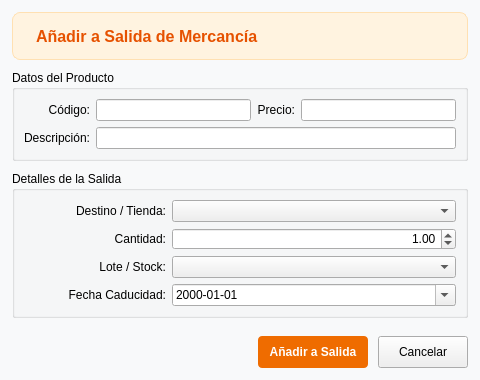
<?xml version="1.0" encoding="UTF-8"?>
<ui version="4.0">
 <class>DialogAnadirASalidas</class>
 <widget class="QDialog" name="DialogAnadirASalidas">
  <property name="geometry">
   <rect>
    <x>0</x>
    <y>0</y>
    <width>480</width>
    <height>380</height>
   </rect>
  </property>
  <property name="windowTitle">
   <string>Añadir a Salida de Mercancía</string>
  </property>
  <property name="styleSheet">
   <string notr="true">QDialog { background-color: #f8f9fa; }</string>
  </property>
  <layout class="QVBoxLayout" name="verticalLayoutMain">
   <property name="spacing">
    <number>10</number>
   </property>
   <property name="leftMargin">
    <number>12</number>
   </property>
   <property name="topMargin">
    <number>12</number>
   </property>
   <property name="rightMargin">
    <number>12</number>
   </property>
   <property name="bottomMargin">
    <number>12</number>
   </property>
   <item>
    <widget class="QFrame" name="headerFrame">
     <property name="minimumSize">
      <size>
       <width>0</width>
       <height>48</height>
      </size>
     </property>
     <property name="maximumSize">
      <size>
       <width>16777215</width>
       <height>48</height>
      </size>
     </property>
     <property name="styleSheet">
      <string notr="true">QFrame#headerFrame {
    background-color: #fff3e0;
    border-radius: 8px;
    border: 1px solid #ffe0b2;
}</string>
     </property>
     <layout class="QHBoxLayout" name="horizontalLayoutHeader">
      <property name="leftMargin">
       <number>10</number>
      </property>
      <property name="topMargin">
       <number>4</number>
      </property>
      <property name="rightMargin">
       <number>10</number>
      </property>
      <property name="bottomMargin">
       <number>4</number>
      </property>
      <item>
       <widget class="QLabel" name="labelIcono">
        <property name="maximumSize">
         <size>
          <width>28</width>
          <height>28</height>
         </size>
        </property>
        <property name="pixmap">
         <pixmap>../iconos/salidas.png</pixmap>
        </property>
        <property name="scaledContents">
         <bool>true</bool>
        </property>
       </widget>
      </item>
      <item>
       <widget class="QLabel" name="labelTitulo">
        <property name="font">
         <font>
          <pointsize>12</pointsize>
          <bold>true</bold>
         </font>
        </property>
        <property name="styleSheet">
         <string notr="true">color: #e65100;</string>
        </property>
        <property name="text">
         <string>Añadir a Salida de Mercancía</string>
        </property>
       </widget>
      </item>
      <item>
       <spacer name="horizontalSpacerHeader">
        <property name="orientation">
         <enum>Qt::Orientation::Horizontal</enum>
        </property>
        <property name="sizeHint" stdset="0">
         <size>
          <width>0</width>
          <height>0</height>
         </size>
        </property>
       </spacer>
      </item>
     </layout>
    </widget>
   </item>
   <item>
    <widget class="QGroupBox" name="groupBoxProducto">
     <property name="title">
      <string>Datos del Producto</string>
     </property>
     <layout class="QGridLayout" name="gridLayoutProd">
      <item row="0" column="0">
       <widget class="QLabel" name="labelCodTxt">
        <property name="text">
         <string>Código:</string>
        </property>
        <property name="alignment">
         <set>Qt::AlignmentFlag::AlignRight|Qt::AlignmentFlag::AlignVCenter</set>
        </property>
       </widget>
      </item>
      <item row="0" column="1">
       <widget class="QLineEdit" name="lineEditCod">
        <property name="readOnly">
         <bool>true</bool>
        </property>
       </widget>
      </item>
      <item row="0" column="2">
       <widget class="QLabel" name="labelPvpTxt">
        <property name="text">
         <string>Precio:</string>
        </property>
        <property name="alignment">
         <set>Qt::AlignmentFlag::AlignRight|Qt::AlignmentFlag::AlignVCenter</set>
        </property>
       </widget>
      </item>
      <item row="0" column="3">
       <widget class="QLineEdit" name="lineEditPrecio">
        <property name="alignment">
         <set>Qt::AlignmentFlag::AlignRight|Qt::AlignmentFlag::AlignVCenter</set>
        </property>
       </widget>
      </item>
      <item row="1" column="0">
       <widget class="QLabel" name="labelDescTxt">
        <property name="text">
         <string>Descripción:</string>
        </property>
        <property name="alignment">
         <set>Qt::AlignmentFlag::AlignRight|Qt::AlignmentFlag::AlignVCenter</set>
        </property>
       </widget>
      </item>
      <item row="1" column="1" colspan="3">
       <widget class="QLineEdit" name="lineEditDesc">
        <property name="readOnly">
         <bool>true</bool>
        </property>
       </widget>
      </item>
     </layout>
    </widget>
   </item>
   <item>
    <widget class="QGroupBox" name="groupBoxDetalles">
     <property name="title">
      <string>Detalles de la Salida</string>
     </property>
     <layout class="QGridLayout" name="gridLayoutDetalles">
      <item row="0" column="0">
       <widget class="QLabel" name="labelDestino">
        <property name="text">
         <string>Destino / Tienda:</string>
        </property>
        <property name="alignment">
         <set>Qt::AlignmentFlag::AlignRight|Qt::AlignmentFlag::AlignVCenter</set>
        </property>
       </widget>
      </item>
      <item row="0" column="1" colspan="2">
       <widget class="QComboBox" name="comboBoxDestino">
        <property name="sizePolicy">
         <sizepolicy hsizetype="Expanding" vsizetype="Fixed">
          <horstretch>0</horstretch>
          <verstretch>0</verstretch>
         </sizepolicy>
        </property>
       </widget>
      </item>
      <item row="1" column="0">
       <widget class="QLabel" name="labelCantidad">
        <property name="text">
         <string>Cantidad:</string>
        </property>
        <property name="alignment">
         <set>Qt::AlignmentFlag::AlignRight|Qt::AlignmentFlag::AlignVCenter</set>
        </property>
       </widget>
      </item>
      <item row="1" column="1" colspan="2">
       <widget class="QDoubleSpinBox" name="doubleSpinBoxCantidad">
        <property name="minimum">
         <double>0.010000000000000</double>
        </property>
        <property name="maximum">
         <double>99999.990000000000000</double>
        </property>
        <property name="value">
         <double>1.000000000000000</double>
        </property>
        <property name="alignment">
         <set>Qt::AlignmentFlag::AlignRight|Qt::AlignmentFlag::AlignVCenter</set>
        </property>
       </widget>
      </item>
      <item row="2" column="0">
       <widget class="QLabel" name="labelLotes">
        <property name="text">
         <string>Lote / Stock:</string>
        </property>
        <property name="alignment">
         <set>Qt::AlignmentFlag::AlignRight|Qt::AlignmentFlag::AlignVCenter</set>
        </property>
       </widget>
      </item>
      <item row="2" column="1" colspan="2">
       <widget class="QComboBox" name="comboBoxLotes">
        <property name="toolTip">
         <string>Seleccione un lote existente con existencias en almacén</string>
        </property>
       </widget>
      </item>
      <item row="3" column="0">
       <widget class="QLabel" name="labelFechaCaducidad">
        <property name="text">
         <string>Fecha Caducidad:</string>
        </property>
        <property name="alignment">
         <set>Qt::AlignmentFlag::AlignRight|Qt::AlignmentFlag::AlignVCenter</set>
        </property>
       </widget>
      </item>
      <item row="3" column="1" colspan="2">
       <widget class="QDateEdit" name="dateEditFechaCaducidad">
        <property name="displayFormat">
         <string>yyyy-MM-dd</string>
        </property>
        <property name="calendarPopup">
         <bool>true</bool>
        </property>
       </widget>
      </item>
     </layout>
    </widget>
   </item>
   <item>
    <spacer name="verticalSpacer">
     <property name="orientation">
      <enum>Qt::Orientation::Vertical</enum>
     </property>
     <property name="sizeHint" stdset="0">
      <size>
       <width>20</width>
       <height>10</height>
      </size>
     </property>
    </spacer>
   </item>
   <item>
    <layout class="QHBoxLayout" name="horizontalLayoutButtons">
     <item>
      <spacer name="horizontalSpacerButtons">
       <property name="orientation">
        <enum>Qt::Orientation::Horizontal</enum>
       </property>
       <property name="sizeHint" stdset="0">
        <size>
         <width>40</width>
         <height>20</height>
        </size>
       </property>
      </spacer>
     </item>
     <item>
      <widget class="QPushButton" name="pushButtonAceptar">
       <property name="minimumSize">
        <size>
         <width>110</width>
         <height>32</height>
        </size>
       </property>
       <property name="styleSheet">
        <string notr="true">QPushButton { background-color: #ef6c00; color: white; font-weight: bold; border-radius: 4px; padding: 5px; } QPushButton:hover { background-color: #e65100; }</string>
       </property>
       <property name="text">
        <string>Añadir a Salida</string>
       </property>
      </widget>
     </item>
     <item>
      <widget class="QPushButton" name="pushButtonCancelar">
       <property name="minimumSize">
        <size>
         <width>90</width>
         <height>32</height>
        </size>
       </property>
       <property name="text">
        <string>Cancelar</string>
       </property>
      </widget>
     </item>
    </layout>
   </item>
  </layout>
 </widget>
 <resources/>
 <connections>
  <connection>
   <sender>pushButtonCancelar</sender>
   <signal>clicked()</signal>
   <receiver>DialogAnadirASalidas</receiver>
   <slot>reject()</slot>
   <hints>
    <hint type="sourcelabel">
     <x>420</x>
     <y>350</y>
    </hint>
    <hint type="destinationlabel">
     <x>240</x>
     <y>190</y>
    </hint>
   </hints>
  </connection>
 </connections>
</ui>
